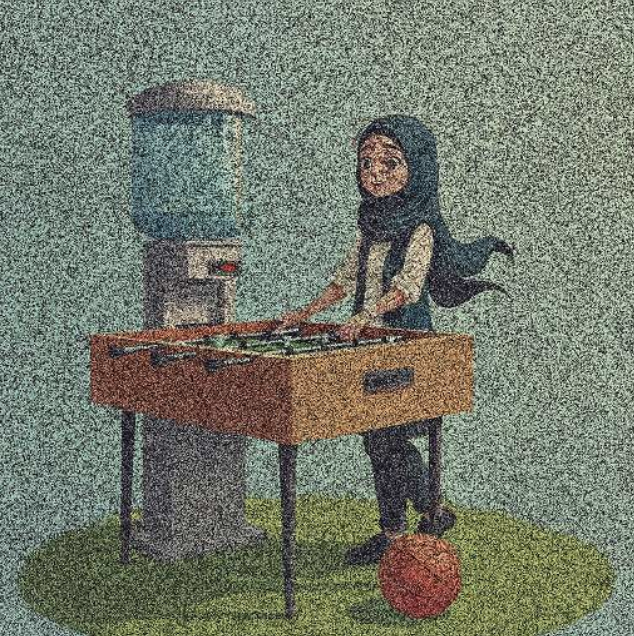
#> input picture practice_03/questation_02/image_01.png, 634 x 636 px
$ python code_01.py
#> lines starting #> are read from the running program, lines starting #| are printed output that depends on the picture
import cv2
import matplotlib.pyplot as plt

img = cv2.imread("image_01.png", cv2.IMREAD_GRAYSCALE)
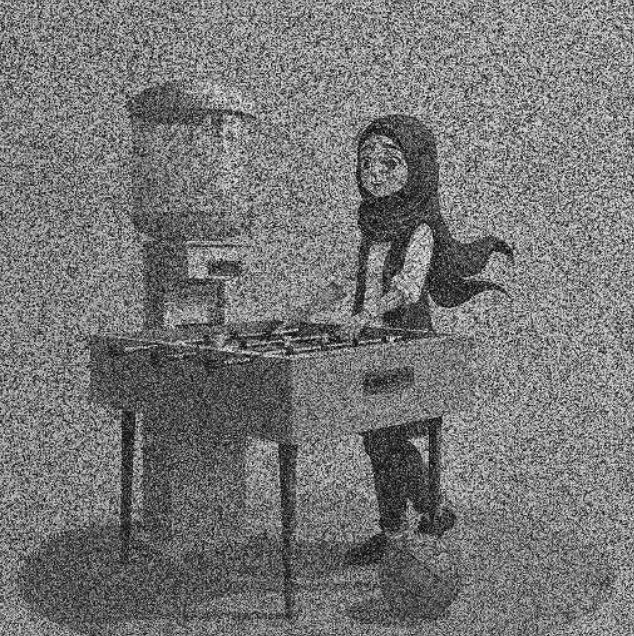
#> img: shape (636, 634); min 0, max 249, mean 118

median_3 = cv2.medianBlur(img, 3)
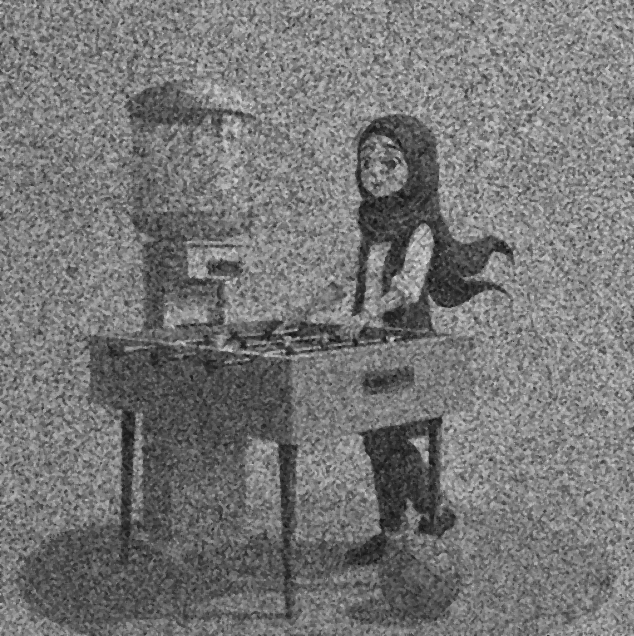
#> median_3: shape (636, 634); min 13, max 220, mean 118.5
median_5 = cv2.medianBlur(img, 5)
median_9 = cv2.medianBlur(img, 9)
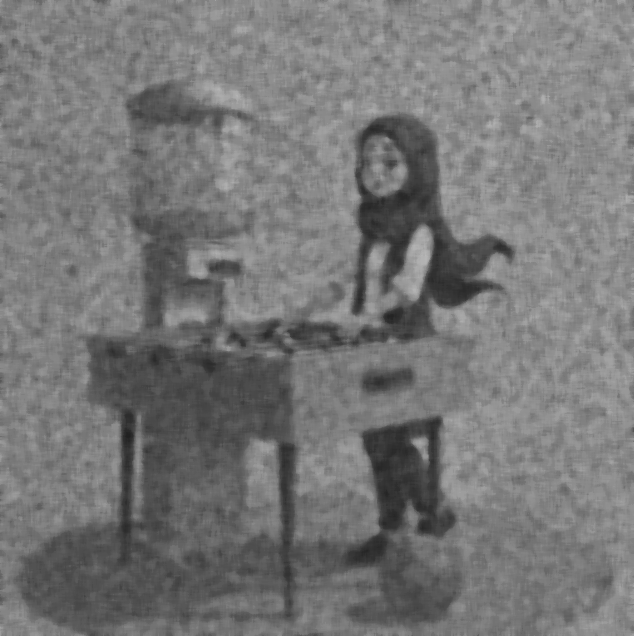
#> median_9: shape (636, 634); min 32, max 184, mean 118.8

plt.figure(figsize=(12, 8))

plt.subplot(2, 2, 1)
plt.imshow(img, cmap='gray')
plt.title("Original Noisy Image")
plt.axis("off")

plt.subplot(2, 2, 2)
plt.imshow(median_3, cmap='gray')
plt.title("Median Filter 3x3")
plt.axis("off")

plt.subplot(2, 2, 3)
plt.imshow(median_5, cmap='gray')
plt.title("Median Filter 5x5")
plt.axis("off")

plt.subplot(2, 2, 4)
plt.imshow(median_9, cmap='gray')
plt.title("Median Filter 9x9")
plt.axis("off")

plt.tight_layout()
plt.show()
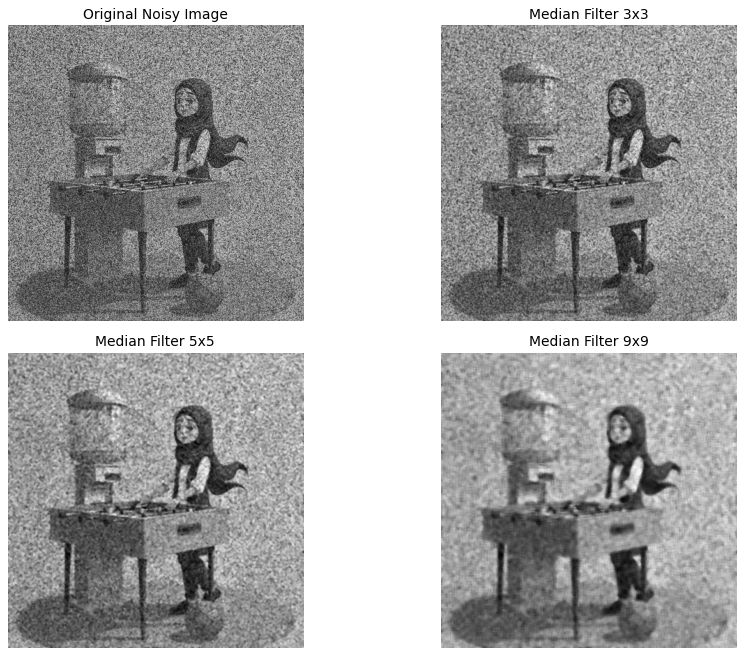
#> figure drawn by matplotlib, 4 panels
